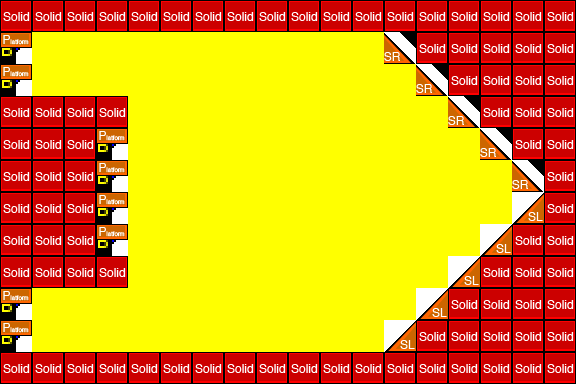

This game map was drawn from its Tiled (.tmx) file and the tilesets committed beside it. A one-line description and the trimmed map source follow:
An orthogonal 18x12 tile map with 32x32 px tiles, 3 tile layers (Outline, collision, Select), 4 tilesets.

<map version="1.0" orientation="orthogonal" width="18" height="12" tilewidth="32" tileheight="32">
 <tileset firstgid="1" name="outline" tilewidth="32" tileheight="32">
  <image source="../img/render/outline.png" width="192" height="256" />
  <tile id="6">
   <properties>
    <property name="location" value="back" />
   </properties>
  </tile>
  <tile id="12">
   <properties>
    <property name="location" value="back" />
   </properties>
  </tile>
  <tile id="18">
   <properties>
    <property name="location" value="back" />
   </properties>
  </tile>
  <tile id="24">
   <properties>
    <property name="location" value="back" />
   </properties>
  </tile>
  <tile id="30">
   <properties>
    <property name="location" value="back" />
   </properties>
  </tile>
 </tileset>
 <tileset firstgid="49" name="select" tilewidth="32" tileheight="32">
  <image source="../img/render/selector.png" width="32" height="32" />
 </tileset>
 <tileset firstgid="50" name="power" tilewidth="64" tileheight="64">
  <image source="../img/render/power.png" width="64" height="64" />
 </tileset>
 <tileset firstgid="51" name="colTile" tilewidth="32" tileheight="32">
  <image source="../img/render/metatiles32x32.png" width="160" height="32" />
  <tile id="0">
   <properties>
    <property name="isCollidable" value="true" />
    <property name="type" value="solid" />
   </properties>
  </tile>
  <tile id="1">
   <properties>
    <property name="isCollidable" value="true" />
    <property name="type" value="platform" />
   </properties>
  </tile>
  <tile id="2">
   <properties>
    <property name="isCollidable" value="true" />
    <property name="type" value="lslope" />
   </properties>
  </tile>
  <tile id="3">
   <properties>
    <property name="isCollidable" value="true" />
    <property name="type" value="rslope" />
   </properties>
  </tile>
 </tileset>
 <layer name="Outline" width="18" height="12">
  <data>[216 cells, 216 non-empty, 13 distinct tile ids]</data>
 </layer>
 <layer name="collision" width="18" height="12">
  <data>[216 cells, 104 non-empty, 4 distinct tile ids]</data>
 </layer>
 <layer name="Select" width="18" height="12">
  <data>[216 cells, 0 non-empty, 0 distinct tile ids]</data>
 </layer>
</map>
